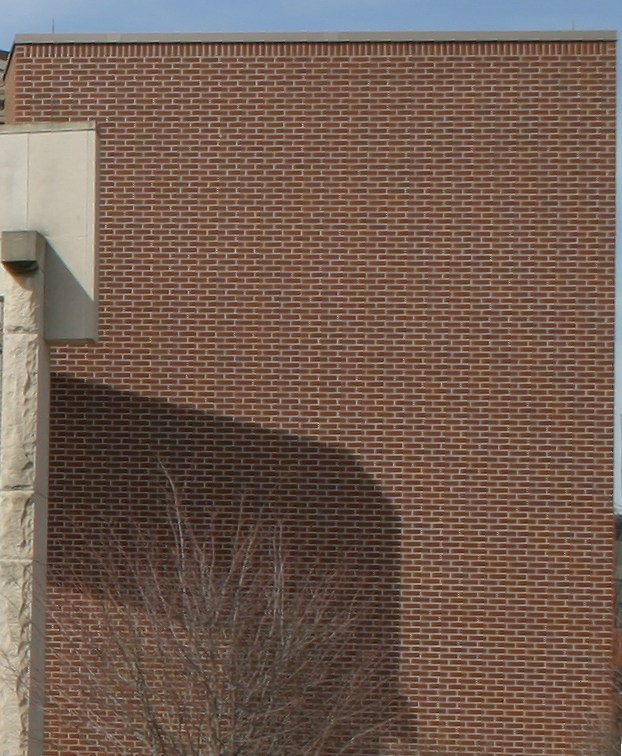
#> input picture Exercises/W4/wall.jpg, 622 x 756 px
$ jupyter execute W4_exercise.ipynb   (shell and % lines are left out)
#> lines starting #> are read from the running program, lines starting #| are printed output that depends on the picture
[cell 1]
# @title Quickstart for Google Colab
from pathlib import Path
if Path.cwd().name != 'W4':
  !git clone --quiet https://github.com/tavisualcomputing/viscomp2024/
  %cd viscomp2024/Exercises/W4

# Week 4: Fourier transform: filtering and sampling

The exercise of this week is about Fourier Transform, image filtering and sampling.
Run this notebook on Colab [following this link.](https://colab.research.google.com/github/tavisualcomputing/viscomp2024/blob/main/Exercises/W4/W4_exercise.ipynb)

First load the following libraries that will be necessary.

[cell 2]

from time import time
from skimage.io import imread
from skimage.color import rgb2gray
from scipy.ndimage import convolve
from scipy.fftpack import fft2, ifft2, fftshift
from matplotlib.pyplot import imshow, show, figure
import numpy as np

Load the two images wall.jpg and sidewalk.jpg.

[cell 3]
wall = imread('wall.jpg') / 255.
wall_gray = rgb2gray(wall)
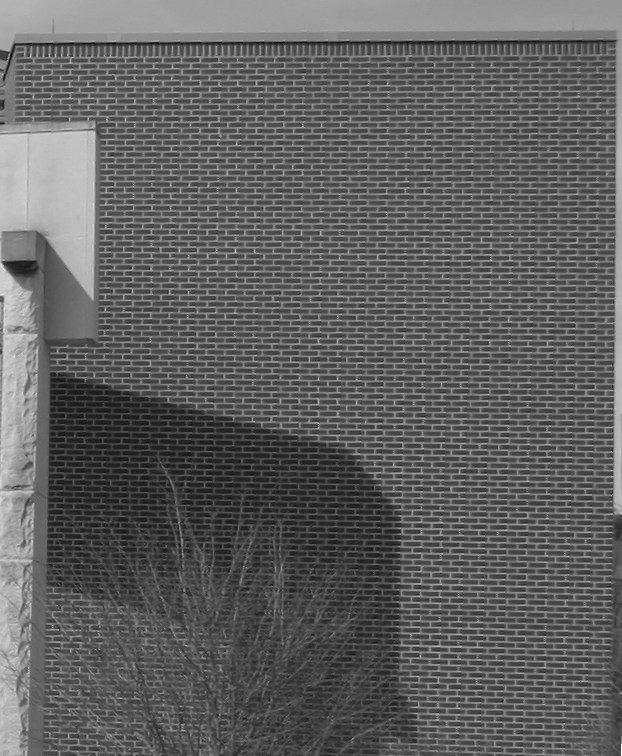
#> wall_gray: shape (756, 622) float64; min 0.0156, max 0.999, mean 0.379
imshow(wall)
show()

[cell 4]
side = imread('sidewalk.jpg') / 255.
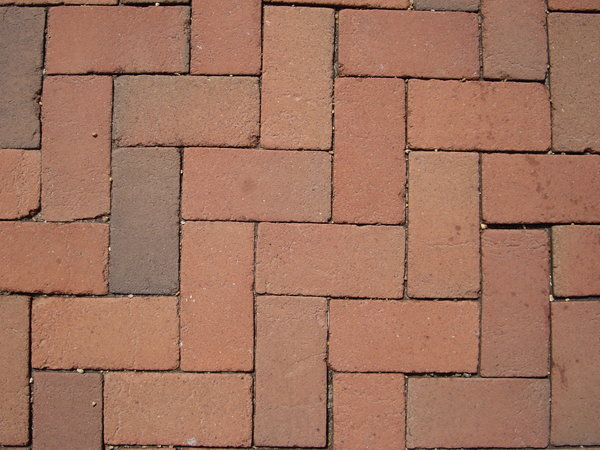
#> input picture Exercises/W4/sidewalk.jpg, 600 x 450 px
side_gray = rgb2gray(side)
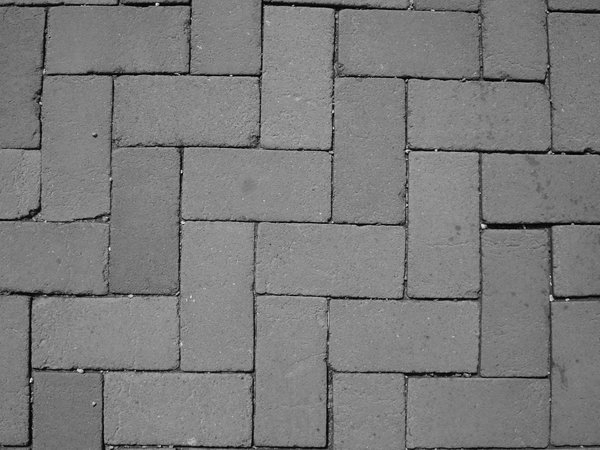
#> side_gray: shape (450, 600) float64; min 0.00333, max 0.941, mean 0.487
imshow(side)
show()

Preliminary question: which of the two images has the most low pass content? Which one has the most high pass content?

Answer:

The following functions will be useful in the course of this tutorial: `fft2`, `ifft2`, `convolve` from scipy and the following function:

[cell 5]
def gaussian_filter(shape, sigma):
    """
    Returns a 2D gaussian filter specified by its shape and standard deviation.
    """
    m, n = [(ss - 1.) / 2. for ss in shape]
    y, x = np.ogrid[-m:m+1, -n:n+1]
    h = np.exp(-(x * x + y * y) / (2. * sigma * sigma))
    h[h < np.finfo(h.dtype).eps * h.max()] = 0
    sumh = h.sum()
    if sumh != 0:
        h /= sumh
    return h

## Part A: Filtering

Create three Gaussian filters:
- one 5x5 Gaussian low pass filter with standard deviation 1
- one 15x15 Gaussian high pass filter with standard deviation $\sigma=3.5$. Hint: the high pass content of an image can be extracted by subtracting the low pass filtered image from the original image. Hence, you can get a high pass filter kernel from a low pass one by subtracting the low pass filter kernel from a unit impulse filter. A unit impulse filter is a filter full of 0s with a single 1 in the middle, that once convolved with an image returns the same image.
- one band pass filter. To do this, create first a 15x15 Gaussian filter with standard deviation 1 and then convolve this low pass filter with the previous high pass filter to create the band pass filter. Indeed, convolution is associative:
$$
I \ast F_\text{band-pass} = (I \ast F_\text{low-pass}) \ast F_\text{high-pass} = I \ast (F_\text{low-pass} \ast F_\text{high-pass})
$$

You can then visualize your filters in spatial and frequency domains (using `fft2` and `fftshift` from scipy for the latter). Since the filters are complex in the frequency domain, use `np.abs()` to display the magnitude of the filter.

[cell 6]
# Low pass filter
# Enter your code here

# High pass filter
# Enter your code here

# Band pass filter
# Enter your code here

Apply these three filters to the two sample grayscale images in spatial domain first by convolving the image with the kernel, and in frequency domain secondly by taking the Fourier tranform of both the image and the filter kernel and multiplying them. Compare the runtimes of spatial and frequency domain filtering, using the `time` function of python. Compare the filtering results of two images by visualizing the filtered images in both spatial and frequency domains. Check that your initial guess about the low/high pass content of the images is correct.

### Filtering in spatial domain

[cell 7]
print("Original image:")
imshow(wall_gray, cmap='gray')
show()

# Enter your code here

[cell 8]
print("Original image:")
imshow(side_gray, cmap='gray')
show()

# Enter your code here

### Filtering in frequency domain

Note: the output of `ifft2` is a numpy array with complex values with zero imaginary part (up to numerical precision). Extract the real component via the `.real` attribute.

[cell 9]
print("Original image:")
imshow(wall_gray, cmap='gray')
show()

# Enter your code here

[cell 10]
print("Original image:")
imshow(side_gray, cmap='gray')
show()

# Enter your code here

## Part B: Sampling

Downsample both images to one fourth of the resolution by taking every second row and column. You can use numpy array slicing for this: `my_array[start:end:step]`. Compare the results in terms of distortions and unexpected effects. Explain why the quality of the two downsampled images differ.

[cell 11]
# Enter your code here

Create three 15x15 Gaussian low pass filters with standard deviations 0.5, 1 and 1.5 and apply them to the color image wall.jpg. You can filter the three channels separately and gather them in an RGB image with the numpy function `np.stack([r_img, g_img, b_img], axis=-1)`. Downsample the three filtered images to one fourth resolution. Compare the resulting downsampled images in terms of quality.

[cell 12]
# Create the filters
# Enter your code here

# Convolve them with the RGB image
# Enter your code here

# Downsample the resulting images
# Enter your code here

## Bonus: for those that finished earlier

Load the blurred road signs image and using your fresh knowledge about filters, design the perfect filter to make the text readable.

[cell 13]
blurred_road_signs = imread('blurred_road_signs.jpg', as_gray=True) / 255.
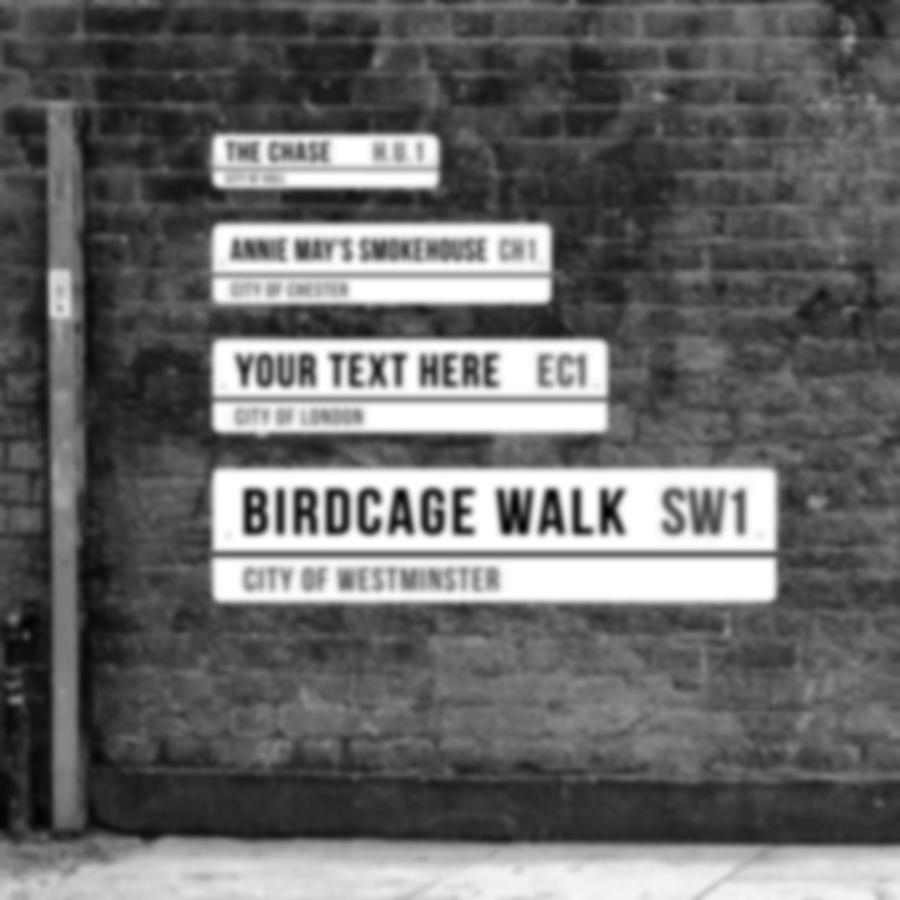
#> input picture Exercises/W4/blurred_road_signs.jpg, 900 x 900 px
#> blurred_road_signs: shape (900, 900) float64; min 0, max 0.00392, mean 0.00161

figure(figsize=(10, 10))
imshow(blurred_road_signs, cmap='gray')
show()
